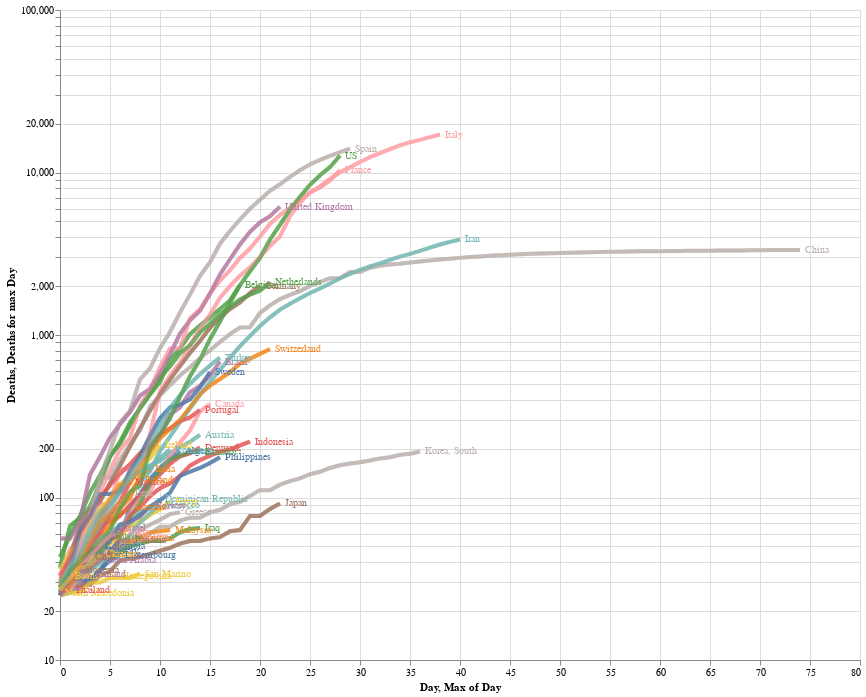

The notebook cell saved with this chart:
### Markdown cell above
It's not super easy to line up the legend with the curves on the chart so let's put the labels on the chart itself. Thanks to [Jake Vanderplas](http://vanderplas.com/) for this suggestion, and for the code.

### Code cell
# drop NaNs
deaths_long = deaths_long.dropna()

# Selection tool
selection = alt.selection_single(fields=['Country/Region'])
# Color change when clicked
color = alt.condition(selection,
                    alt.Color('Country/Region:N'),
                    alt.value('lightgray'))


# Base altair plot 
base = alt.Chart(deaths_long).mark_line(strokeWidth=4, opacity=0.7).encode(
    x=alt.X('Day'),
    y=alt.Y('Deaths', scale=alt.Scale(type='log')),
    color=alt.Color('Country/Region', legend=None),
).properties(
    width=800,
    height=650
)

# Chart
chart = base.encode(
  color=alt.condition(selection, 'Country/Region:N', alt.value('lightgray'))
).add_selection(
  selection
)

# Overlay
overlay = base.encode(
  color='Country/Region',
  opacity=alt.value(0.5),
  tooltip=['Country/Region:N', 'Name:N']
).transform_filter(
  selection
)

# Text labels
text = base.mark_text(
    align='left',
    dx=5,
    size=10
).encode(
    x=alt.X('Day', aggregate='max'),
    y=alt.Y('Deaths', aggregate={'argmax': 'Day'}),
    text='Country/Region',  
).transform_filter(
    selection
)

# Sum em up!
chart + overlay + text

### Figure 1 — Vega-Lite specification as saved in the notebook (floating-point values rounded to 4 significant figures; data arrays with more than 128 entries replaced by an {"elided": "..."} marker saying what was removed)
{"config": {"view": {"continuousWidth": 400, "continuousHeight": 300}}, "layer": [{"mark": {"type": "line", "opacity": 0.7, "strokeWidth": 4}, "encoding": {"color": {"condition": {"type": "nominal", "field": "Country/Region", "selection": "selector002"}, "value": "lightgray"}, "x": {"type": "quantitative", "field": "Day"}, "y": {"type": "quantitative", "field": "Deaths", "scale": {"type": "log"}}}, "height": 650, "selection": {"selector002": {"type": "single", "fields": ["Country/Region"]}}, "width": 800}, {"mark": {"type": "line", "opacity": 0.7, "strokeWidth": 4}, "encoding": {"color": {"type": "nominal", "field": "Country/Region"}, "opacity": {"value": 0.5}, "tooltip": [{"type": "nominal", "field": "Country/Region"}, {"type": "nominal", "field": "Name"}], "x": {"type": "quantitative", "field": "Day"}, "y": {"type": "quantitative", "field": "Deaths", "scale": {"type": "log"}}}, "height": 650, "transform": [{"filter": {"selection": "selector002"}}], "width": 800}, {"mark": {"type": "text", "align": "left", "dx": 5, "size": 10}, "encoding": {"color": {"type": "nominal", "field": "Country/Region", "legend": null}, "text": {"type": "nominal", "field": "Country/Region"}, "x": {"type": "quantitative", "aggregate": "max", "field": "Day"}, "y": {"type": "quantitative", "aggregate": {"argmax": "Day"}, "field": "Deaths"}}, "height": 650, "transform": [{"filter": {"selection": "selector002"}}], "width": 800}], "data": {"name": "data-134fdb309e2a42c08443d807f0578191"}, "$schema": "https://vega.github.io/schema/vega-lite/v4.8.1.json", "datasets": {"data-134fdb309e2a42c08443d807f0578191": {"elided": "837 records"}}}
